Frame 1 (no input): blank canvas, image omitted
Frame 60 (the mouse pressed at the canvas centre just before this capture): blank canvas, image omitted
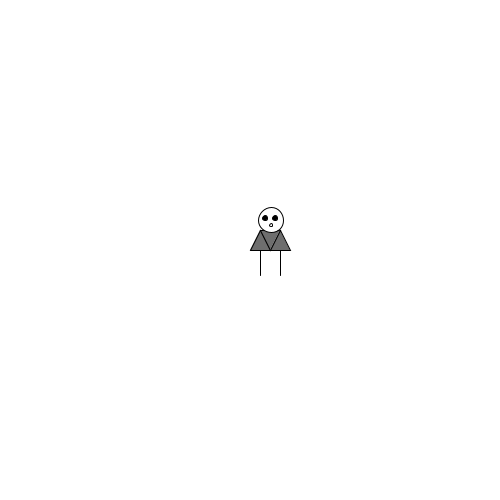
Frame 120 (the mouse held since frame 60 and released just before this capture)

The Processing sketch whose frames 1 and 60 were blank and that drew this single picture after the mouse press (run headless with seeded random() and noise(); from frame 60 on, the mouse is pressed at the canvas centre):

// Processing sketch: processing_92528
// ── processing_92528.pde


int x;
int y;
void setup(){
 
  size(500,500); 

}

void draw(){
  
  background(255);
  x=mouseX;
  y=mouseY;
  beginShape(TRIANGLE_STRIP);
fill(110);
vertex(x, y);
vertex(x+10, y-20);
vertex(x+20, y);
vertex(x+30, y-20);
vertex(x+40, y);
endShape();

fill(255);
ellipse(x+21,y-30,25,25);
fill(000);
ellipse(x+25,y-32,5,5);
ellipse(x+15,y-32,5,5);
fill(255);
ellipse(x+21,y-25,3,3);

line(x+10,y+25,x+10,y);
line(x+30,y+25,x+30,y);


}  
